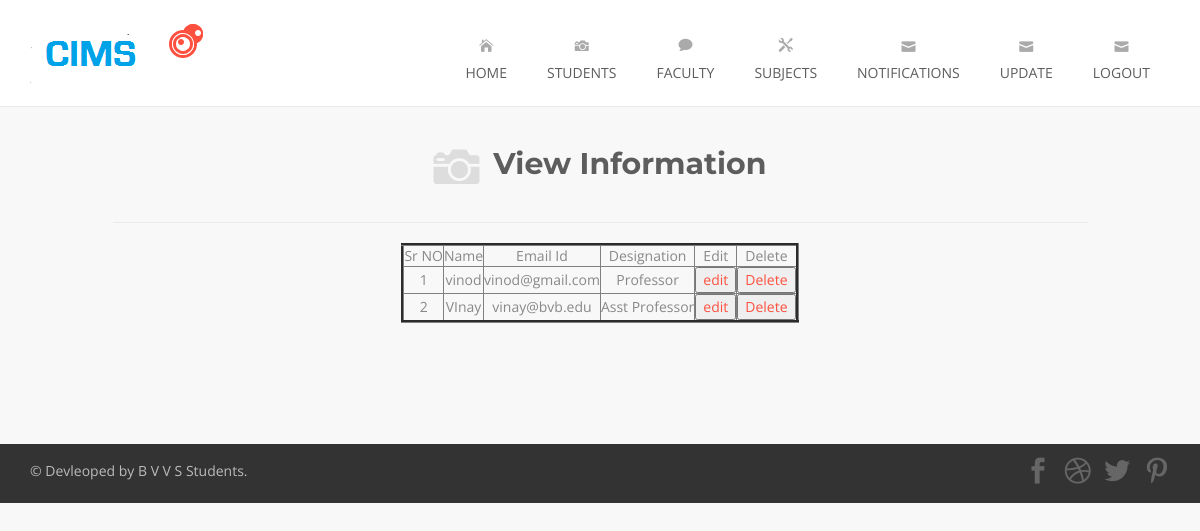
Screenshot of /viewfaculty.php with the database file from the repository.
### tables this page shows
CREATE TABLE IF NOT EXISTS `faculty` (
  `fid` int(25) NOT NULL AUTO_INCREMENT,
  `fname` varchar(25) NOT NULL,
  `email` varchar(100) NOT NULL,
  `pass` varchar(25) NOT NULL,
  `desgn` varchar(50) NOT NULL,
  PRIMARY KEY (`fid`),
  KEY `fname` (`fname`)
);

### viewfaculty.php (the view, shortened to what this page needs)
	<!DOCTYPE html>
<html lang="en">
             		<body>
						<?php
if (isset($_SESSION['users']['username']) )
{
include 'facultyheader.php';
}
else
{
include 'header.php';
}
?>
						<div class="page-title-container">
            <div class="container">
                <div class="row">
                  <div class="col-sm-10 col-sm-offset-1 page-title wow fadeIn">
                        <span aria-hidden="true" class="icon_camera"></span>
                      <h1>View Information</h1>
                    </div>
                </div>
            </div>
        </div>
						<div class="portfolio-container">
	        <div class="container">
   					<table align="center" border="3">
						<tr>
						<td>Sr NO</td>
						<td>Name</td>
						<td>Email Id</td>
						<td>Designation</td>
						<td>Edit</td>
						<td>Delete</td>
						</tr>
						<?php
					$q2="select * from faculty";
		   			 $r2 = mysql_query($q2);
					while($rs=mysql_fetch_array($r2)){
						echo "<tr>";
					    echo "<td>".$rs[0]."</td>";
						echo "<td>".$rs[1]."</td>";
						echo "<td>".$rs[2]."</td>";
						echo "<td>".$rs[4]."</td>";
						echo "<td><a href='editfaculty.php?fid=$rs[0]'><input type=button value=edit></a></td>";
						echo "<td><a href='deletefaculty.php?fid=$rs[0]'><input type=button value=Delete></a></td>";
						echo "</tr>";
					}
				    ?>
						</table>
						</div>
</div>
<?php
include 'footer.php';
						?>
    </body>
</html>

### assets/css/style.css (style rules this page uses)
body { background: #f8f8f8; text-align: center; font-family: 'Open Sans', sans-serif; color: #888; font-size: 14px; font-weight: 400; }
a { color: #fe503e; text-decoration: none; -o-transition: all .3s; -moz-transition: all .3s; -webkit-transition: all .3s; -ms-transition: all .3s; transition: all .3s; }
h1 { font-family: 'Montserrat', sans-serif; font-size: 30px; color: #5d5d5d; line-height: 40px; font-weight: bold; }
.page-title-container { margin: 0 auto; padding: 35px 0 0 0; }
.page-title { padding-bottom: 35px; border-bottom: 1px solid #eaeaea; }
.page-title-container h1 { display: inline; margin-left: 10px; text-shadow: 0 1px 0 rgba(255, 255, 255, .7); vertical-align: middle; }
.page-title-container span { font-size: 46px; color: #ddd; vertical-align: middle; }
.portfolio-container { margin-top: 20px; padding-bottom: 50px; }

### rows the page displays
faculty: fid "1", fname "vinod", email "vinod@gmail.com", desgn "Professor"
faculty: fid "2", fname "VInay", email "vinay@bvb.edu", desgn "Asst Professor"
